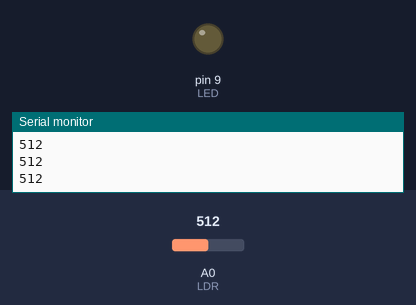
Bench run of a sketch on a simulated Arduino Uno, built with avr-gcc and run on an emulated ATmega328P. Shown: output pins drawn as LEDs (lit = HIGH), the last lines printed to the serial monitor. Inputs (shaded band) come from the test bench; at power-on: A0 (LDR) = 512.

Above: at 1.2 s.
1.3 s: A0 (LDR) set to 306
At 1.6 s:
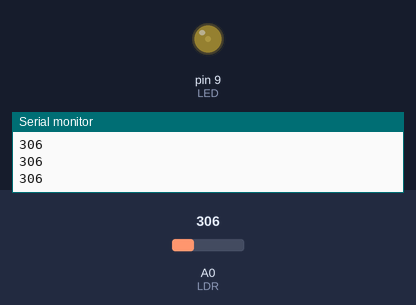
2.8 s: A0 (LDR) set to 122
At 4.0 s:
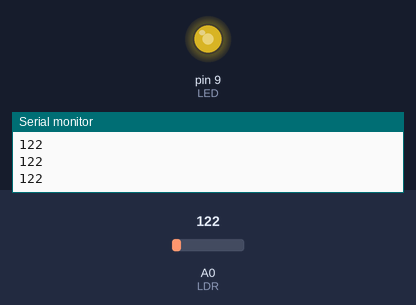
4.3 s: A0 (LDR) set to 0
At 5.5 s:
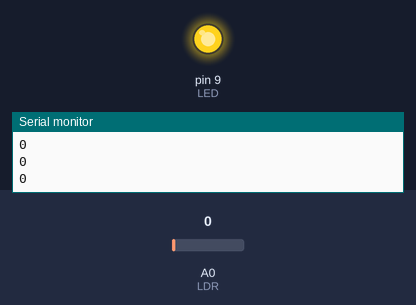
Timing chart, 0 to 7.3 s (numbered marks = the images above; inputs shaded):
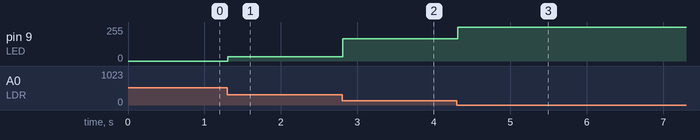

Measured:
- after the input at 1.3 s, pin 9 (LED): 0/255 → 33/255 at once
- after the input at 2.8 s, pin 9 (LED): 33/255 → 167/255 at once
- after the input at 4.3 s, pin 9 (LED): 167/255 → 255/255 at once

The sketch:

sketch.ino
```cpp
/*
  Solucionari Repte SA3-A · Llum automatica nocturna (AMPLIAT)
  AMPLIACIO 1: calibratge del llindar observant valors al Monitor Serie.
  AMPLIACIO 2: histeresi (dos llindars) per evitar parpellejos al capvespre.
  AMPLIACIO 3: brillantor del LED amb PWM segons la foscor (mes fosc -> mes llum).
  Circuit: LDR en divisor amb 10k -> A0 ; LED al pin 9 (~PWM) + 220 ohm a GND.
*/

const int LDR = A0;
const int LED = 9;

// AMPLIACIO 2: histeresi
const int LLINDAR_FOSC = 350;   // per sota: encen
const int LLINDAR_CLAR = 450;   // per sobre: apaga
bool ences = false;

void setup() {
  pinMode(LED, OUTPUT);
  Serial.begin(9600);   // AMPLIACIO 1: per calibrar els llindars
}

void loop() {
  int llum = analogRead(LDR);
  Serial.println(llum);

  // AMPLIACIO 2: decisio amb histeresi
  if (!ences && llum < LLINDAR_FOSC) ences = true;
  else if (ences && llum > LLINDAR_CLAR) ences = false;

  if (ences) {
    // AMPLIACIO 3: com mes fosc (llum baixa), mes brillantor
    int brillantor = map(llum, 0, LLINDAR_FOSC, 255, 0);
    brillantor = constrain(brillantor, 0, 255);
    analogWrite(LED, brillantor);
  } else {
    analogWrite(LED, 0);
  }
  delay(100);
}
```
